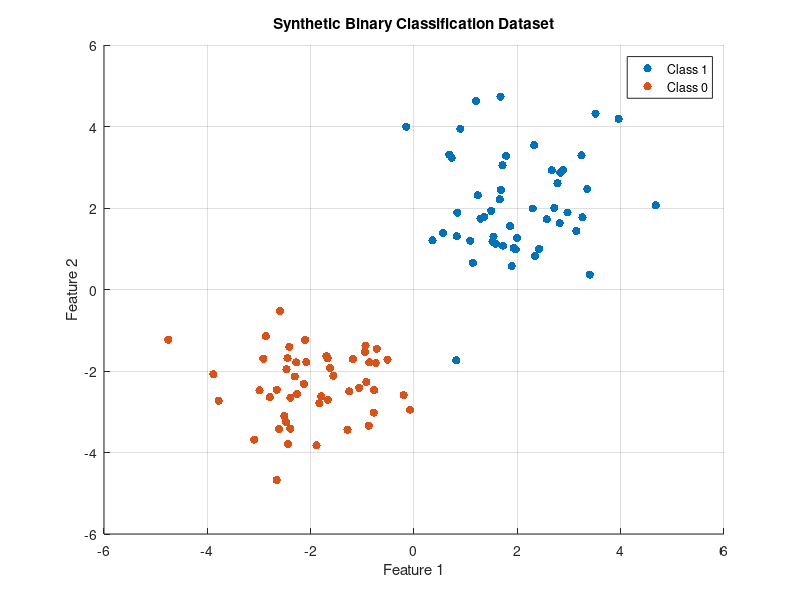

The MATLAB source for this figure: (Note: this script raises an error after producing the figure.)
close all; clear all; clc; 

% % Generate synthetic dataset
% rng(42);
% X = [randn(50,2) + 2; randn(50,2) - 2]; % Two Gaussian clusters
% Y = [ones(50,1); zeros(50,1)];
% 
% % Train Logistic Regression
% alpha = 0.1;
% epochs = 1000;
% model = logistic_regression_train_fast(X, Y, alpha, epochs);
% 
% % Predict function
% Y_pred = round(1 ./ (1 + exp(-[ones(size(X,1),1), X] * model.w)));
% 
% % Compute accuracy
% accuracy = mean(Y_pred == Y) * 100;
% fprintf('Logistic Regression Accuracy: %.2f%%\n', accuracy);

% Generate synthetic dataset
rng(42); % Ensure reproducibility
num_samples = 100;

% Class 1 (Blue)
X1 = randn(num_samples/2, 2) + 2;  % Centered at (2,2)
Y1 = ones(num_samples/2, 1);       % Class 1

% Class 0 (Red)
X2 = randn(num_samples/2, 2) - 2;  % Centered at (-2,-2)
Y2 = zeros(num_samples/2, 1);      % Class 0

% Combine dataset
X = [X1; X2];  % Features (Nx2)
Y = [Y1; Y2];  % Labels (Nx1)

% Shuffle data
idx = randperm(num_samples);
X = X(idx, :);
Y = Y(idx);

% Plot dataset
figure; hold on;
scatter(X(Y == 1, 1), X(Y == 1, 2), 'bo', 'filled'); % Class 1
scatter(X(Y == 0, 1), X(Y == 0, 2), 'ro', 'filled'); % Class 0
xlabel('Feature 1'); ylabel('Feature 2');
title('Synthetic Binary Classification Dataset');
legend('Class 1', 'Class 0');
grid on;
hold off;

% Define Logistic Regression parameters
alpha = 0.1;    % Learning rate
epochs = 1000;  % Number of iterations

% Train Logistic Regression model
% model = logistic_regression_train(X, Y, alpha, epochs);
model = logistic_regression_train_fast(X, Y, alpha, epochs);
disp('Training complete!');

% Predict function
Y_pred = round(1 ./ (1 + exp(-[ones(size(X,1),1), X] * model.w)));

% Compute accuracy
accuracy = mean(Y_pred == Y) * 100;
fprintf('Logistic Regression Accuracy: %.2f%%\n', accuracy);

% Create a mesh grid for visualization
[x1_grid, x2_grid] = meshgrid(linspace(min(X(:,1)), max(X(:,1)), 100), ...
                              linspace(min(X(:,2)), max(X(:,2)), 100));
X_grid = [x1_grid(:), x2_grid(:)];

% Compute predictions for the grid
Z = 1 ./ (1 + exp(-[ones(size(X_grid,1),1), X_grid] * model.w));
Z = reshape(Z, size(x1_grid));


% Plot decision boundary
figure; hold on;
scatter(X(Y == 1, 1), X(Y == 1, 2), 'bo'); % Class 1
scatter(X(Y == 0, 1), X(Y == 0, 2), 'bo'); % Class 0
xlabel('Feature 1'); ylabel('Feature 2');
title('Logistic Regression');
legend('Clusters', 'Location','SE');
grid on;
hold off;

% save_all_figs_OPTION('results/logistic_regression1','png',1)


% Plot decision boundary
figure; hold on;
scatter(X(Y == 1, 1), X(Y == 1, 2), 'bo'); % Class 1
scatter(X(Y == 0, 1), X(Y == 0, 2), 'ro'); % Class 0
contourf(x1_grid, x2_grid, Z, [-0.5 0.5], 'k', 'LineWidth', 0.8, 'FaceAlpha', 0.1); % Decision boundary
colormap([1 0.8 0.8; 0.8 0.8 1]);
xlabel('Feature 1'); ylabel('Feature 2');
title('Logistic Regression - Decision Boundary');
legend('Class 1', 'Class 0', 'Location','SE');
grid on;
hold off;

% save_all_figs_OPTION('results/logistic_regression2','png',1)


function model = logistic_regression_train_fast(X, Y, alpha, epochs)
    [N, M] = size(X);
    X = [ones(N, 1), X]; % Add bias term
    w = randn(M+1, 1) * 0.01; % Small random initialization
    
    for epoch = 1:epochs
        % Vectorized gradient descent
        y_pred = 1 ./ (1 + exp(-X * w));
        w = w - alpha * (X' * (y_pred - Y)) / N;
    end
    
    model.w = w;
end

function model = logistic_regression_train(X, Y, alpha, epochs)
    % Inputs:
    %   X - Feature matrix (NxM)
    %   Y - Target labels (Nx1) {0,1}
    %   alpha - Learning rate
    %   epochs - Number of training iterations
    % Output:
    %   model - Struct containing trained weights
    
    [N, M] = size(X);
    X = [ones(N, 1), X]; % Add bias term
    w = zeros(M+1, 1);   % Initialize weights
    
    for epoch = 1:epochs
        % Compute predictions using sigmoid function
        z = X * w;
        y_pred = 1 ./ (1 + exp(-z));
        
        % Compute gradient and update weights
        gradient = (X' * (y_pred - Y)) / N;
        w = w - alpha * gradient;
        
        % Compute loss (log loss)
        loss = -mean(Y .* log(y_pred) + (1 - Y) .* log(1 - y_pred));
        
        if mod(epoch, 100) == 0
            fprintf('Epoch %d, Loss: %.4f\n', epoch, loss);
        end
    end
    
    model.w = w;
end

